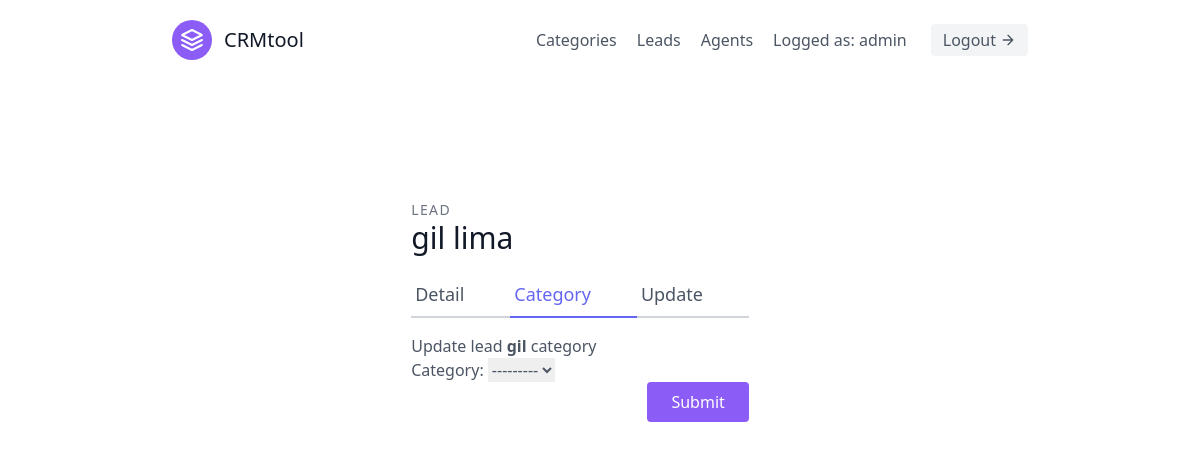
The page /leads/categories/update/1/ (signed in) on the database its author committed.
### leads/models.py (models this page shows)
class User(AbstractUser):
    is_organisor = models.BooleanField(default=True)
    is_agent = models.BooleanField(default=False)

class Lead(models.Model):
    first_name = models.CharField(max_length=20)
    last_name = models.CharField(max_length=20)
    age = models.IntegerField(default=0)
    phone_number = models.CharField(blank=True, null=True, max_length=15)
    data_created = models.DateField(auto_now_add=True)
    organisation = models.ForeignKey(UserProfile, on_delete=models.CASCADE)
    agent = models.ForeignKey('Agent', blank=True, null=True, on_delete=models.SET_NULL) #Cascade means when agent is deleted leads is deleted too
    category = models.ForeignKey('Category', related_name='leads', blank=True, null=True, on_delete=models.SET_NULL)

### leads/views.py (the view, shortened to what this page needs)
# urls.py: path('categories/update/<int:pk>/', CategoryUpdateView.as_view(), name='update_category'),
class CategoryUpdateView(LoginRequiredMixin, generic.UpdateView):
    template_name = 'leads/leadcategory_update.html'
    form_class = LeadUpdateCategoryForm
    def get_queryset(self):
        user = self.request.user
        if (user.is_organisor):
            queryset = Lead.objects.filter(organisation=user.userprofile)
        else:
            queryset = Lead.objects.filter(organisation=user.agent.organisation)
            queryset = Lead.objects.filter(agent__user=user)
        return queryset

### leads/forms.py
class LeadUpdateCategoryForm(forms.ModelForm):
    class Meta:
        model = Lead
        fields = ('category',)

### leads/templates/leads/leadcategory_update.html (shortened to what this page needs)
{% extends 'base.html' %}
{% load tailwind_filters %}
{% block content %}
<div class="max-w-lg mx-auto">
    <section class="text-gray-600 body-font overflow-hidden mx-auto">
        <div class="container px-5 py-24 mx-auto">
        <div class="lg:w-4/5 mx-auto flex flex-wrap">
            <div class="w-full lg:pr-10 lg:py-6 mb-6 lg:mb-0">
            <h2 class="text-sm title-font text-gray-500 tracking-widest">LEAD</h2>
            <h1 class="text-gray-900 text-3xl title-font font-medium mb-4"> {{ lead.first_name }} {{ lead.last_name }} </h1>
            <div class="flex mb-4">
                <a href="{% url 'leads:detail_lead' pk=lead.id %}" class="flex-grow border-b-2 border-gray-300 py-2 text-lg px-1">Detail</a>
                <a class="flex-grow text-indigo-500 border-b-2 border-indigo-500 py-2 text-lg px-1">Category</a>
                {% if request.user.is_organisor %}
                    <a href="{% url 'leads:update_lead' pk=lead.id %}" class="flex-grow border-b-2 border-gray-300 py-2 text-lg px-1">Update</a>
                {% endif %}
            </div>
            <div class="main">
                <h1>Update lead <strong>{{lead.first_name}}</strong> category</h1>
                    <form method="POST">
                        {{ form|crispy }}
                        <input class="flex ml-auto text-white bg-purple-500 border-0 py-2 px-6 focus:outline-none hover:bg-purple-600 rounded" type="submit">
                    </form>
            </div>
            </div>
        </div>
        </div>
    </section>
</div>
{% endblock content %}

### templates/navbar.html
<header class="text-gray-600 body-font">
    <div class="container mx-auto flex flex-wrap p-5 flex-col md:flex-row items-center">
        <a class="flex title-font font-medium items-center text-gray-900 mb-4 md:mb-0">
        <svg xmlns="http://www.w3.org/2000/svg" fill="none" stroke="currentColor" stroke-linecap="round" stroke-linejoin="round" stroke-width="2" class="w-10 h-10 text-white p-2 bg-purple-500 rounded-full" viewBox="0 0 24 24">
            <path d="M12 2L2 7l10 5 10-5-10-5zM2 17l10 5 10-5M2 12l10 5 10-5"></path>
        </svg>
        <span class="ml-3 text-xl">CRMtool</span>
        </a>
        <nav class="md:ml-auto flex flex-wrap items-center text-base justify-center">
        {% if not request.user.is_authenticated %}
            <a href="{% url 'singup' %}" class="mr-5 hover:text-gray-900">SingUp</a>
        {% else %}
            <a href="{% url 'leads:list_category' %}" class="mr-5 hover:text-gray-900">Categories</a>
            <a href="{% url 'leads:list_lead' %}" class="mr-5 hover:text-gray-900">Leads</a>
            {% if not request.user.is_agent %}
                <a href="{% url 'agents:agent_list' %}" class="mr-5 hover:text-gray-900">Agents</a>
            {% endif %}
                Logged as: {{ request.user.username }}
        {% endif %}
        </nav>
        {% if not request.user.is_authenticated %}
            <a href="{% url 'login' %}" class="inline-flex items-center bg-gray-100 border-0 py-1 px-3 focus:outline-none hover:bg-gray-200 rounded text-base mt-4 md:mt-0">Login
            <svg fill="none" stroke="currentColor" stroke-linecap="round" stroke-linejoin="round" stroke-width="2" class="w-4 h-4 ml-1" viewBox="0 0 24 24">
            <path d="M5 12h14M12 5l7 7-7 7"></path>
            </svg>
            </a>
        {% else %}
            <a href="{% url 'logout' %}" class="ml-6 inline-flex items-center bg-gray-100 border-0 py-1 px-3 focus:outline-none hover:bg-gray-200 rounded text-base mt-4 md:mt-0">Logout
            <svg fill="none" stroke="currentColor" stroke-linecap="round" stroke-linejoin="round" stroke-width="2" class="w-4 h-4 ml-1" viewBox="0 0 24 24">
            <path d="M5 12h14M12 5l7 7-7 7"></path>
            </svg>
            </a>
        {% endif %}
    </div>
</header>

### rows shown on the page
User: user.username "admin"
Lead: first_name "gil", last_name "lima", category "---------"
